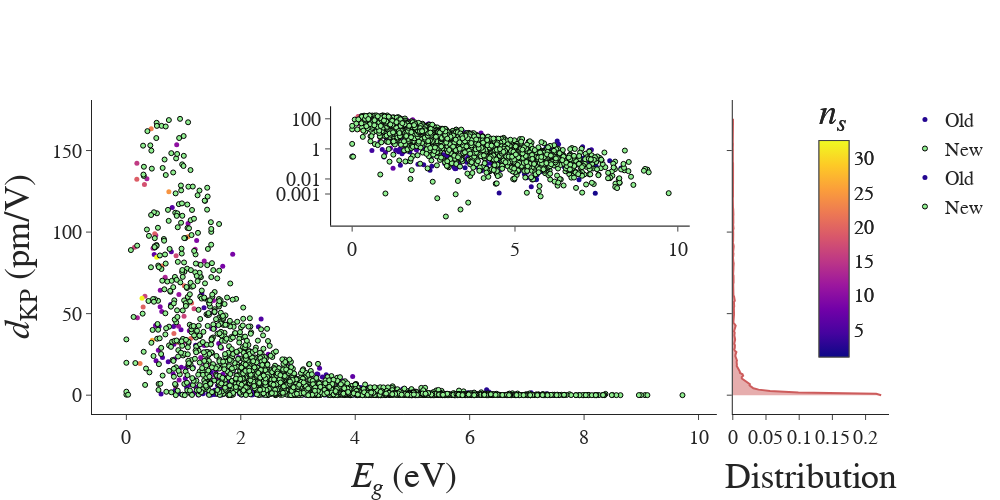

The notebook cell saved with this chart:
### Markdown cell above
# Main distribution plot

### Code cell
# dKP-Eg-(ns)-KDE with log-lin inset

# ==============================================================================================================================
fig = make_subplots(
    rows=1, cols=2, shared_yaxes=True, horizontal_spacing=0.02, column_widths=[0.8, 0.2]
)

# ROW 1 COL 1 =================================================================================================================
str_origin_nac = "Naccarato"
df_tmp = df_full[df_full["origin"] == str_origin_nac]
fig.add_trace(
    go.Scatter(
        x=df_tmp["src_bandgap"],
        y=df_tmp["dKP"],
        mode="markers",
        marker=dict(
            color=np.real(df_tmp["n"]),
            size=5,
            showscale=True,
            colorbar=dict(
                title="<i>n<sub>s</sub></i>",
                title_font_size=36,
                orientation="v",
                #    tickvals=[1,2,3,4,5,6],
                x=0.9,
                y=0.6,
                len=0.9,
            ),
            colorscale="plasma",
        ),
        showlegend=True,
        name="Old",
        text=[mpid for mpid in df_tmp.index.values],
    )
)

str_origin_nac = "Naccarato"
df_tmp = df_full[df_full["origin"] != str_origin_nac]
fig.add_trace(
    go.Scatter(
        x=df_tmp["src_bandgap"],
        y=df_tmp["dKP"],
        mode="markers",
        marker=dict(
            symbol="circle",
            size=5,
            color="lightgreen",
            showscale=False,
            line=dict(width=1, color="black"),
        ),
        showlegend=True,
        name="New",
        text=[mpid for mpid in df_tmp.index.values],
    )
)


# AXES
fig.update_xaxes(
    title="<i>E<sub>g</sub></i> (eV)",
    title_font_size=36,
    #   range = [-0.1, 8.4],
    row=1,
    col=1,
)
fig.update_yaxes(title="<i>d</i><sub>KP</sub> (pm/V)", title_font_size=36)


fig.update_layout(
    font={"family": "Arial", "size": 20},
)

# ROW 1 COL 2 =================================================================================================================
density = gaussian_kde(np.reshape(df_full["dKP"].values, (1, len(df_full))))
density.covariance_factor = lambda: 0.02  # Smoothing parameter
density._compute_covariance()

x_vals = np.linspace(
    min(df_full["dKP"].values), max(df_full["dKP"].values), 200
)  # Specifying the limits of our data
kde_dist = density(x_vals)

fig.add_trace(
    go.Scatter(
        x=kde_dist,
        y=x_vals,
        mode="lines",
        marker_color="indianred",
        fill="tozerox",
        showlegend=False,
    ),
    row=1,
    col=2,
)

fig.update_xaxes(title="Distribution", title_font_size=36, row=1, col=2)
fig.update_yaxes(title="", row=1, col=2)

# INSET =======================================================================================================================
inset = copy.deepcopy(fig.data[0])
inset.xaxis = "x3"
inset.yaxis = "y3"

inset_candidates_v1 = copy.deepcopy(fig.data[1])
inset_candidates_v1.xaxis = "x3"
inset_candidates_v1.yaxis = "y3"
inset


fig.update_layout(
    xaxis3=dict(
        domain=[0.30, 0.75],
        anchor="y3",
        #  range       = [-0.1, 8.4],
        linecolor="black",
    ),
    yaxis3=dict(
        domain=[0.60, 0.98],
        anchor="x3",
        #  range       = [-3.5, 2.6],
        type="log",
        tickvals=[0.001, 0.01, 1, 100],
        linecolor="black",
    ),
)

fig.add_trace(inset)
fig.add_trace(inset_candidates_v1)

fig.update_xaxes(
    showspikes=True,
    spikecolor="gray",
    spikethickness=2,
    spikesnap="cursor",
    spikemode="across",
)
fig.update_yaxes(
    showspikes=True,
    spikecolor="gray",
    spikethickness=2,
    spikesnap="cursor",
    spikemode="across",
)
fig.update_layout(hoverdistance=5)

# THEME OF GRAPH
fig.update_layout(template="simple_white")

fig.update_layout(width=1000, height=500)

fig.show()

# name_fig = "dKP-Eg_KDE_all_res_filtout"
# if not Path(f'figures/pdf/{name_fig}.pdf').exists():
#     fig.write_image(f'../figures/pdf/{name_fig}.pdf')
#     fig.write_image(f'../figures/svg/{name_fig}.svg')
#     fig.write_image(f'../figures/png/{name_fig}.png', scale=10)
#     fig.write_html(f'../figures/html/{name_fig}.html')

### Figure 1 — Plotly figure (JSON) as saved in the notebook; plotly's stock layout.template omitted (floating-point values rounded to 4 significant figures; data arrays with more than 128 entries replaced by an {"elided": "..."} marker saying what was removed)
{"data": [{"marker": {"color": {"elided": "553 float values"}, "colorbar": {"len": 0.9, "orientation": "v", "title": {"font": {"size": 36}, "text": "<i>n<sub>s</sub></i>"}, "x": 0.9, "y": 0.6}, "colorscale": [[0, "#0d0887"], [0.1111, "#46039f"], [0.2222, "#7201a8"], [0.3333, "#9c179e"], [0.4444, "#bd3786"], [0.5556, "#d8576b"], [0.6667, "#ed7953"], [0.7778, "#fb9f3a"], [0.8889, "#fdca26"], [1, "#f0f921"]], "showscale": true, "size": 5}, "mode": "markers", "name": "Old", "showlegend": true, "text": {"elided": "553 str values"}, "type": "scatter", "x": {"elided": "553 float values"}, "y": {"elided": "553 float values"}}, {"marker": {"color": "lightgreen", "line": {"color": "black", "width": 1}, "showscale": false, "size": 5, "symbol": "circle"}, "mode": "markers", "name": "New", "showlegend": true, "text": {"elided": "2140 str values"}, "type": "scatter", "x": {"elided": "2140 float values"}, "y": {"elided": "2140 float values"}}, {"fill": "tozerox", "marker": {"color": "indianred"}, "mode": "lines", "showlegend": false, "type": "scatter", "x": {"elided": "200 float values"}, "xaxis": "x2", "y": {"elided": "200 float values"}, "yaxis": "y2"}, {"marker": {"color": {"elided": "553 float values"}, "colorbar": {"len": 0.9, "orientation": "v", "title": {"font": {"size": 36}, "text": "<i>n<sub>s</sub></i>"}, "x": 0.9, "y": 0.6}, "colorscale": [[0, "#0d0887"], [0.1111, "#46039f"], [0.2222, "#7201a8"], [0.3333, "#9c179e"], [0.4444, "#bd3786"], [0.5556, "#d8576b"], [0.6667, "#ed7953"], [0.7778, "#fb9f3a"], [0.8889, "#fdca26"], [1, "#f0f921"]], "showscale": true, "size": 5}, "mode": "markers", "name": "Old", "showlegend": true, "text": {"elided": "553 str values"}, "type": "scatter", "x": {"elided": "553 float values"}, "xaxis": "x3", "y": {"elided": "553 float values"}, "yaxis": "y3"}, {"marker": {"color": "lightgreen", "line": {"color": "black", "width": 1}, "showscale": false, "size": 5, "symbol": "circle"}, "mode": "markers", "name": "New", "showlegend": true, "text": {"elided": "2140 str values"}, "type": "scatter", "x": {"elided": "2140 float values"}, "xaxis": "x3", "y": {"elided": "2140 float values"}, "yaxis": "y3"}], "layout": {"font": {"family": "Arial", "size": 20}, "height": 500, "hoverdistance": 5, "width": 1000, "xaxis": {"anchor": "y", "domain": [0, 0.784], "showspikes": true, "spikecolor": "gray", "spikemode": "across", "spikesnap": "cursor", "spikethickness": 2, "title": {"font": {"size": 36}, "text": "<i>E<sub>g</sub></i> (eV)"}}, "xaxis2": {"anchor": "y2", "domain": [0.804, 1], "showspikes": true, "spikecolor": "gray", "spikemode": "across", "spikesnap": "cursor", "spikethickness": 2, "title": {"font": {"size": 36}, "text": "Distribution"}}, "xaxis3": {"anchor": "y3", "domain": [0.3, 0.75], "linecolor": "black", "showspikes": true, "spikecolor": "gray", "spikemode": "across", "spikesnap": "cursor", "spikethickness": 2}, "yaxis": {"anchor": "x", "domain": [0, 1], "showspikes": true, "spikecolor": "gray", "spikemode": "across", "spikesnap": "cursor", "spikethickness": 2, "title": {"font": {"size": 36}, "text": "<i>d</i><sub>KP</sub> (pm/V)"}}, "yaxis2": {"anchor": "x2", "domain": [0, 1], "matches": "y", "showspikes": true, "showticklabels": false, "spikecolor": "gray", "spikemode": "across", "spikesnap": "cursor", "spikethickness": 2, "title": {"text": ""}}, "yaxis3": {"anchor": "x3", "domain": [0.6, 0.98], "linecolor": "black", "showspikes": true, "spikecolor": "gray", "spikemode": "across", "spikesnap": "cursor", "spikethickness": 2, "tickvals": [0.001, 0.01, 1, 100], "type": "log"}}}
